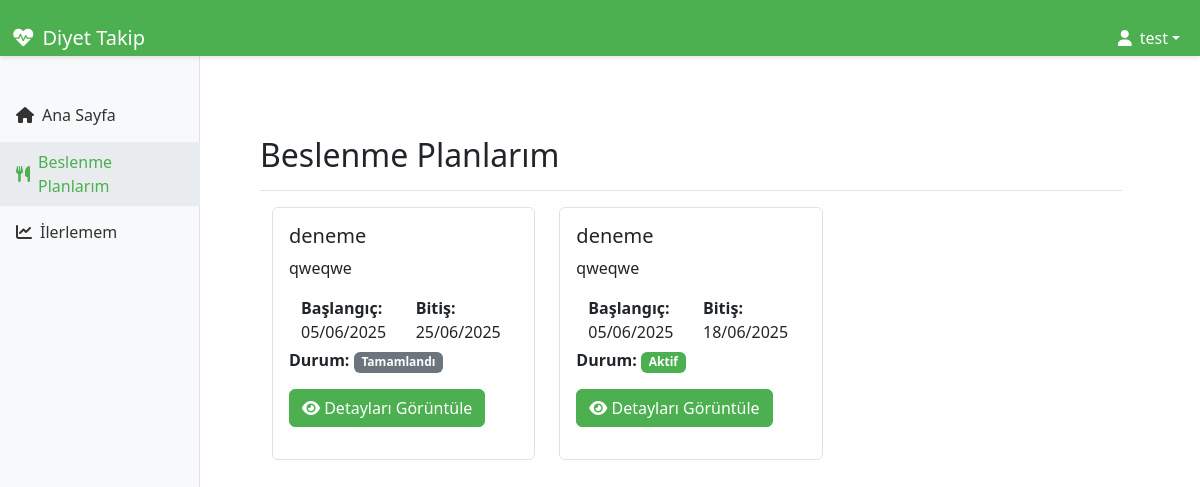
Screenshot of /plans/my-plans/ (signed in) with the database file from the repository.
### accounts/models.py (models this page shows, shortened)
class CustomUser(AbstractUser):
    USER_TYPE_CHOICES = (
        ('dietitian', 'Diyetisyen'),
        ('client', 'Müşteri'),
    )
    user_type = models.CharField(max_length=10, choices=USER_TYPE_CHOICES)
    phone_number = models.CharField(max_length=20, blank=True, null=True)

### plans/models.py (models this page shows, shortened)
class Plan(models.Model):
    program = models.ForeignKey(NutritionProgram, on_delete=models.CASCADE, related_name='original_plans')
    program_copy = models.ForeignKey(NutritionProgram, on_delete=models.CASCADE, related_name='copied_plans', null=True, blank=True)
    client = models.ForeignKey('clients.Client', on_delete=models.CASCADE)
    start_date = models.DateField()
    end_date = models.DateField()
    is_active = models.BooleanField(default=True)
    status = models.CharField(max_length=20, choices=[
        ('active', 'Aktif'),
        ('completed', 'Tamamlandı'),
        ('cancelled', 'İptal Edildi')
    ], default='active')
    created_at = models.DateTimeField(auto_now_add=True)
    updated_at = models.DateTimeField(auto_now=True)
    class Meta:
        verbose_name = 'Plan'
        verbose_name_plural = 'Planlar'

class NutritionProgram(models.Model):
    title = models.CharField(max_length=200)
    description = models.TextField()
    diet_type = models.CharField(max_length=50)
    total_days = models.IntegerField()
    is_active = models.BooleanField(default=True)
    is_copy = models.BooleanField(default=False, verbose_name="Kopya Program")
    created_at = models.DateTimeField(auto_now_add=True)
    updated_at = models.DateTimeField(auto_now=True)
    class Meta:
        verbose_name = 'Beslenme Programı'
        verbose_name_plural = 'Beslenme Programları'

### plans/views.py (the view)
# urls.py: path('my-plans/', views.my_plans, name='my_plans'),
@login_required
def my_plans(request):
    plans = Plan.objects.filter(client__user=request.user).order_by('-start_date')
    return render(request, 'plans/my_plans.html', {'plans': plans})

### templates/plans/my_plans.html (shortened to what this page needs)
{% extends 'base.html' %}
{% load static %}
{% block content %}
<div class="container-fluid">
    <div class="row">
        <div class="col-md-3 col-lg-2 d-md-block bg-light sidebar collapse">
            <div class="position-sticky pt-3">
                <ul class="nav flex-column">
                    <li class="nav-item">
                        <a class="nav-link" href="{% url 'home' %}">
                            <i class="fas fa-home"></i> Ana Sayfa
                        </a>
                    </li>
                    <li class="nav-item">
                        <a class="nav-link active" href="{% url 'plans:my_plans' %}">
                            <i class="fas fa-utensils"></i> Beslenme Planlarım
                        </a>
                    </li>
                    <li class="nav-item">
                        <a class="nav-link" href="{% url 'clients:my_progress' %}">
                            <i class="fas fa-chart-line"></i> İlerlemem
                        </a>
                    </li>
                </ul>
            </div>
        </div>
        <main class="col-md-9 ms-sm-auto col-lg-10 px-md-4">
            <div class="d-flex justify-content-between flex-wrap flex-md-nowrap align-items-center pt-3 pb-2 mb-3 border-bottom">
                <h1 class="h2">Beslenme Planlarım</h1>
            </div>
            <div class="row">
                {% for plan in plans %}
                <div class="col-md-6 col-lg-4 mb-4">
                    <div class="card h-100">
                        <div class="card-body">
                            <h5 class="card-title">{{ plan.program.title }}</h5>
                            <p class="card-text">{{ plan.program.description }}</p>
                            <div class="row">
                                <div class="col-6">
                                    <p class="mb-1">
                                        <strong>Başlangıç:</strong><br>
                                        {{ plan.start_date|date:"d/m/Y" }}
                                    </p>
                                </div>
                                <div class="col-6">
                                    <p class="mb-1">
                                        <strong>Bitiş:</strong><br>
                                        {{ plan.end_date|date:"d/m/Y" }}
                                    </p>
                                </div>
                            </div>
                            <p class="card-text">
                                <strong>Durum:</strong>
                                <span class="badge {% if plan.is_active %}bg-success{% else %}bg-secondary{% endif %}">
                                    {% if plan.is_active %}Aktif{% else %}Tamamlandı{% endif %}
                                </span>
                            </p>
                            <a href="{% url 'plans:plan_detail' plan.id %}" class="btn btn-primary">
                                <i class="fas fa-eye"></i> Detayları Görüntüle
                            </a>
                        </div>
                    </div>
                </div>
                {% empty %}
                <div class="col-12">
                    <div class="alert alert-info">
                        Henüz size atanmış bir beslenme planı bulunmuyor.
                    </div>
                </div>
                {% endfor %}
            </div>
        </main>
    </div>
</div>
{% endblock %}

### templates/base.html (shortened to what this page needs)
{% load static %}
<!DOCTYPE html>
<html lang="tr">
<head>
    <link href="https://cdn.jsdelivr.net/npm/bootstrap@5.3.0/dist/css/bootstrap.min.css" rel="stylesheet">
    <link href="https://cdnjs.cloudflare.com/ajax/libs/font-awesome/6.0.0/css/all.min.css" rel="stylesheet">
    <link href="{% static '/css/style.css' %}" rel="stylesheet">
</head>
<body>
    <nav class="navbar navbar-expand-lg navbar-dark fixed-top">
        <div class="container-fluid">
            <a class="navbar-brand" href="{% url 'home' %}">
                <i class="fas fa-heartbeat"></i> Diyet Takip
            </a>
            <div class="collapse navbar-collapse" id="navbarNav">
                <ul class="navbar-nav ms-auto">
                    {% if user.is_authenticated %}
                    <li class="nav-item dropdown">
                        <a class="nav-link dropdown-toggle" href="#" id="navbarDropdown" role="button" data-bs-toggle="dropdown">
                            <i class="fas fa-user"></i> {{ user.get_full_name|default:user.username }}
                        </a>
                    </li>
                    {% endif %}
                </ul>
            </div>
        </div>
    </nav>
    <div class="messages-container">
    </div>
    <div class="container py-4">
        {% block content %}{% endblock %}
    </div>
</body>
</html>

### static/css/style.css (style rules this page uses)
:root { --primary-color: #4CAF50; --primary-hover: #45a049; --secondary-color: #f8f9fa; --text-color: #333333; --light-gray: #e9ecef; --border-color: #dee2e6; }
:root { --bs-primary: var(--primary-color); --bs-primary-rgb: 76, 175, 80; --bs-primary-hover: var(--primary-hover); --bs-primary-hover-rgb: 69, 160, 73; }
.navbar { height: 56px; z-index: 1030; display: flex; align-items: center; background-color: var(--primary-color) !important; box-shadow: 0 2px 4px rgba(0,0,0,0.1); }
.navbar-brand { display: flex; align-items: center; font-size: 1.25rem; padding: 0; color: white !important; }
.navbar-brand i { margin-right: 0.5rem; }
.navbar-nav { display: flex; align-items: center; }
.nav-link { display: flex; align-items: center; padding: 0.5rem 1rem; color: white !important; }
.nav-link i { margin-right: 0.5rem; }
.sidebar { position: fixed; top: 56px; bottom: 0; left: 0; z-index: 100; padding: 20px 0 0; box-shadow: inset -1px 0 0 var(--border-color); background-color: var(--secondary-color); }
.sidebar .nav-link { font-weight: 500; color: var(--text-color) !important; padding: 0.5rem 1rem; margin: 0.2rem 0; }
.sidebar .nav-link.active { color: var(--primary-color) !important; background-color: var(--light-gray); }
.sidebar .nav-link i { margin-right: 0.5rem; color: var(--text-color); }
.sidebar .nav-link.active i { color: var(--primary-color); }
main { margin-top: 76px; padding-top: 20px; min-height: calc(100vh - 56px); }
.card { transition: transform 0.2s; margin-bottom: 1rem; border-color: var(--border-color); }
.btn-primary { background-color: var(--primary-color) !important; border-color: var(--primary-color) !important; }
.badge.bg-success { background-color: var(--primary-color) !important; }
.container-fluid { padding-top: 20px; }
.row { margin-right: 0; margin-left: 0; }
body { padding-top: 56px; }
.messages-container { position: fixed; top: 56px; left: 0; right: 0; z-index: 1030; padding: 1rem; pointer-events: none; }

### rows the page displays
CustomUser: get_full_name "test"
Plan: program "deneme", program.description "qweqwe", start_date "05/06/2025", end_date "25/06/2025", is_active "Tamamlandı"
Plan: program "deneme", program.description "qweqwe", start_date "05/06/2025", end_date "18/06/2025", is_active "Aktif"
